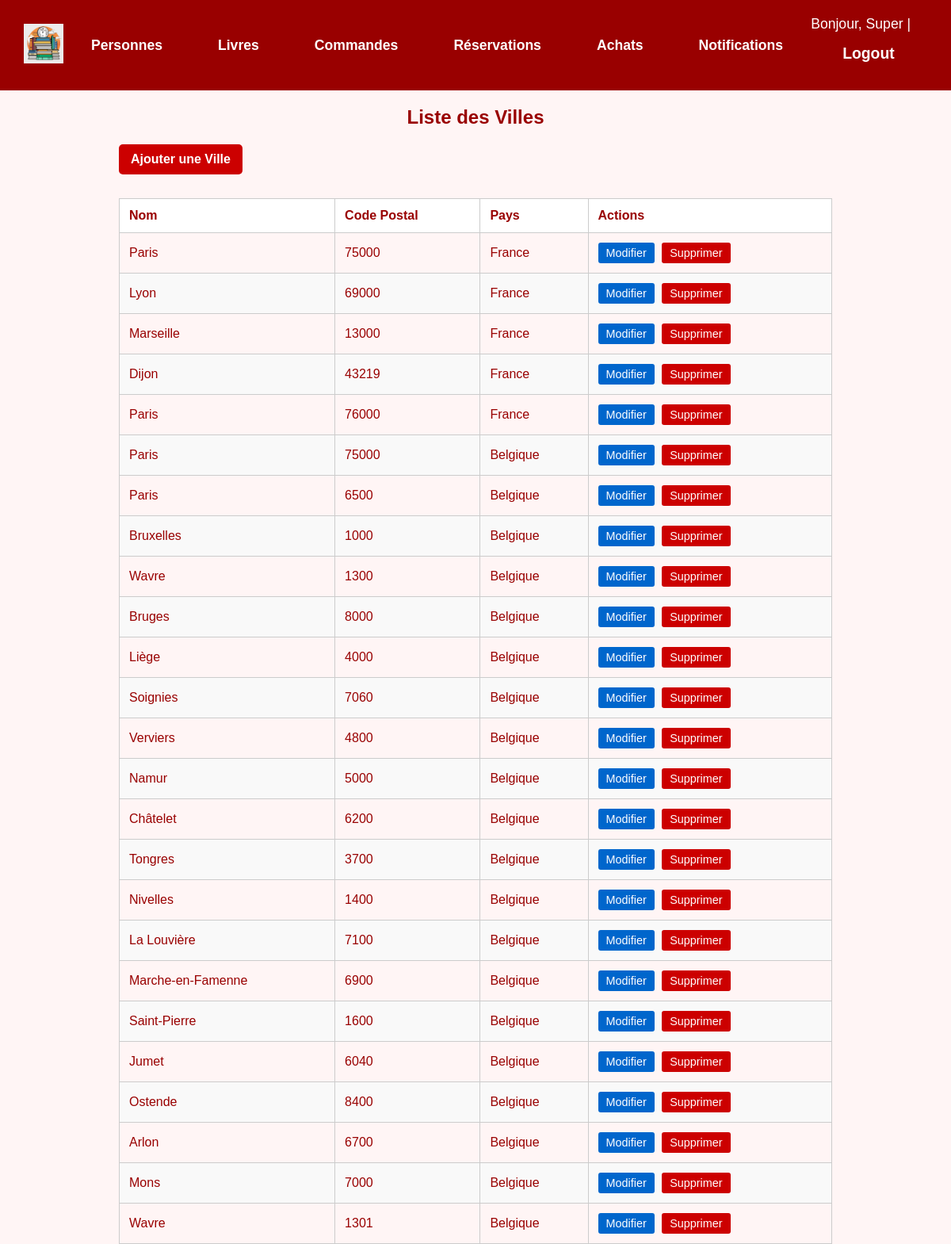
The page /villes/ (signed in) on the database as committed earlier.
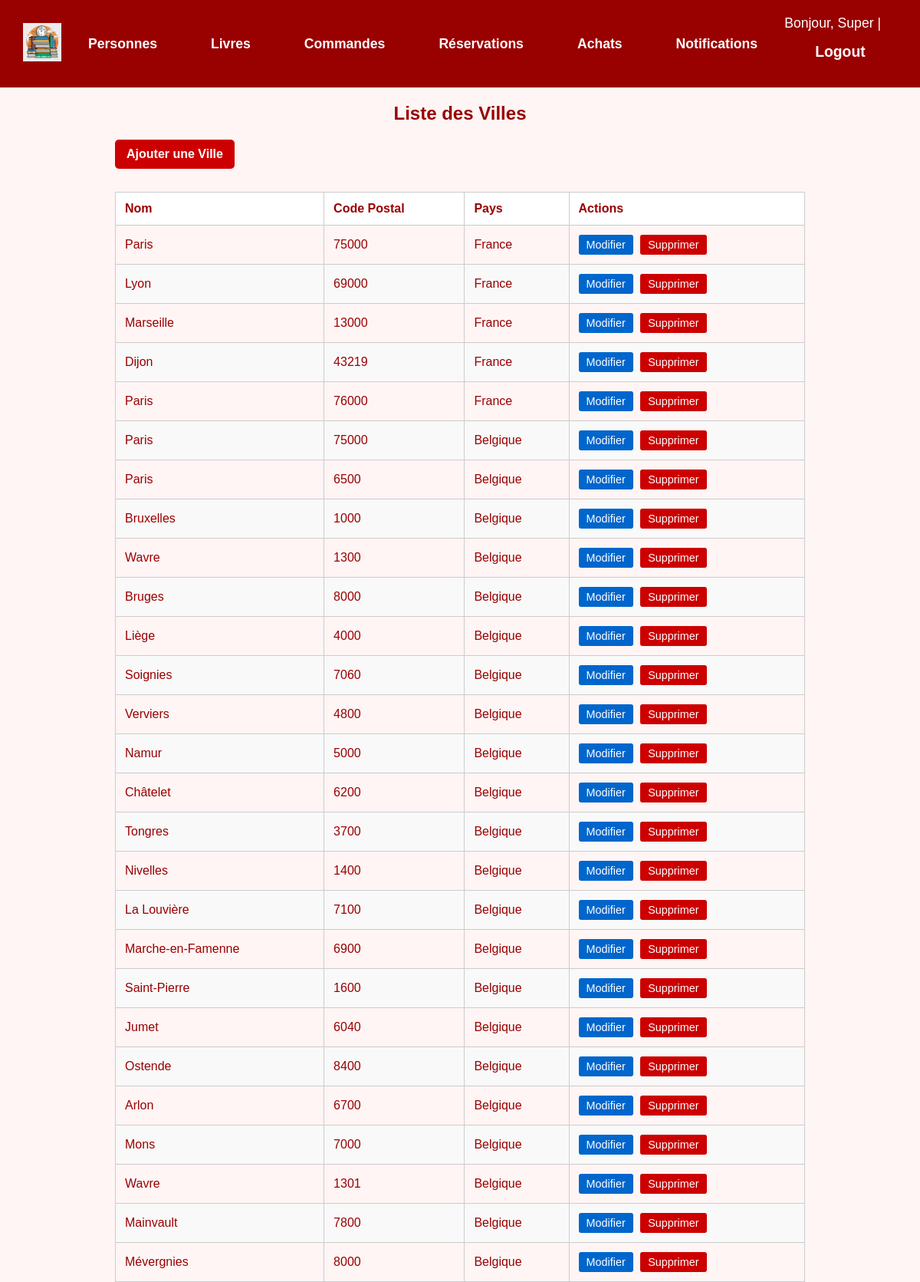
The same page on the database as committed later.
### gui/models.py (models this page shows, shortened)
class Ville(models.Model):
    nom_ville = models.CharField(max_length=100)
    code_postal = models.CharField(max_length=10)
    pays = models.CharField(max_length=50)
    class Meta:
        db_table = 'Ville'

### gui/views.py (the view)
# urls.py: path('villes/', VilleList.as_view(), name='villes_list'),
class VilleList(StaffRequiredMixin,ListView):
    model = Ville
    template_name = 'gui/lister_villes.html'

### gui/views.py (called while the page is built)
    def test_func(self):
        return self.request.user.is_staff

### templates/gui/lister_villes.html (shortened to what this page needs)
{% load static %}
<!DOCTYPE html>
<html lang="fr">
<head>
</head>
<body>
{% include 'gui/navbar.html' %}
<div class="container">
    <h2>Liste des Villes</h2>
    <a href="{% url 'villes_create' %}" class="add-button">Ajouter une Ville</a>
    <table>
        <thead>
        <tr>
            <th>Nom</th>
            <th>Code Postal</th>
            <th>Pays</th>
            <th>Actions</th>
        </tr>
        </thead>
        <tbody>
        {% for ville in object_list %}
            <tr>
                <td>{{ ville.nom_ville }}</td>
                <td>{{ ville.code_postal }}</td>
                <td>{{ ville.pays }}</td>
                <td class="action-buttons">
                    <a href="{% url 'ville_update' pk=ville.pk %}" class="edit-button">Modifier</a>
                    <a href="{% url 'ville_delete' pk=ville.pk %}" class="delete-button">Supprimer</a>
                </td>
            </tr>
        {% empty %}
            <tr>
                <td colspan="4" class="empty-message">Aucune ville trouvée.</td>
            </tr>
        {% endfor %}
        </tbody>
    </table>
</div>
</body>
</html>

Rows that differ between the two databases and show on the page:
added Ville: nom_ville "Mainvault", code_postal "7800", pays "Belgique"
added Ville: nom_ville "Mévergnies", code_postal "8000", pays "Belgique"
